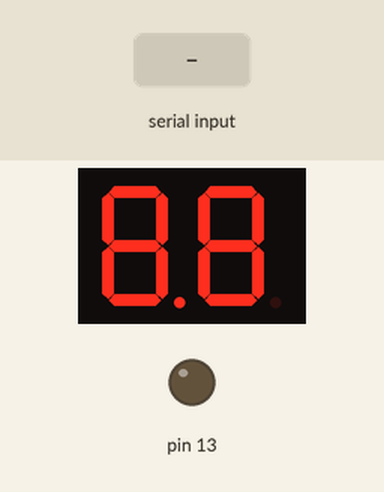
The sketch below on a simulated Arduino Mega 2560, built with avr-gcc and run on an emulated ATmega2560. Shown: 2-digit seven-segment display, output pins drawn as LEDs (lit = HIGH). Wiring (inferred from the names in the program): 2-digit 7-segment display, segments lit when LOW: segments pin 49, pin 48, pin 47, pin 46, pin 45, pin 44, pin 43, pin 42, pin 31, pin 32, pin 33, pin 34, pin 35, pin 36, pin 37. Inputs (shaded band) come from the test bench. Random numbers use the default seed unless the sketch sets one; the segment pins are drawn as the display they are named for; pins used as bus, display or sensor lines are not drawn; what the sketch prints to the serial monitor is not drawn.

Above: at 0.1 s.
At 6.0 s:
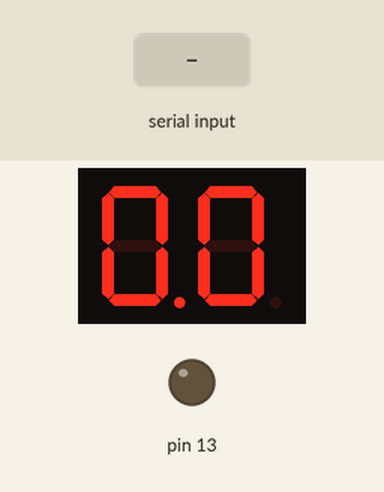
6.1 s: "90,45\n" received over Serial
Timing chart, 0 to 9.1 s (numbered marks = the images above; inputs shaded):
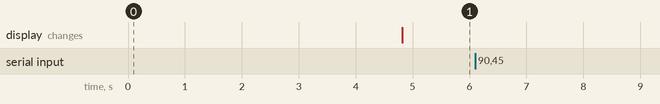

The sketch:

BrainBatsJumbo4.ino
```cpp
#include "GiantLOL.h"

//**************************************************************//
//  Name    : Brain Pong for Arduino/Neurosky Headsets / Charlieplexing                 //
//  Author  : Benjamin Sonntag http://benjamin.sonntag.fr/      //
//  Modified: Matt Mets http://cibomahto.com                    //
//  Modified: David Reeves http://hackmanhattan.com
//  Date    : 28 May 2010                                       //
//  Version : 0.2                                               //
//  Notes   : Uses Charlieplexing library to light up           //
//          : a matrix of 126 LEDs in a 9x14 grid               //
//          : from Jimmie P Rodgers www.jimmieprodgers.com      //
//**************************************************************//

// Modified by David Reeves Apr 2012
// Accepts serial input from pong.py to control Player 2 via MindWave EEG headset
// Elevated attention values (> 50) are required to move the bat


/* ---------------------------------------------------------------------------*/
/** The figures from 0 to 9 encoded in 7 lines of 5 bits :
 */
uint16_t figures[][7] = {
{14,17,17,17,17,17,14},
{4,6,4,4,4,4,14},
{14,17,16,14,1,1,31},
{14,17,16,14,16,17,14},
{8,12,10,9,31,8,8},
{31,1,1,15,16,16,15},
{14,17,1,15,17,17,14},
{31,16,8,8,4,4,4},
{14,17,17,14,17,17,14},
{14,17,17,30,16,16,15},
};


int x,y,dx,dy;
int sh1y,sh2y,s1,s2;

int inByte = 0;               // for serial input

/* ---------------------------------------------------------------------------*/
/* Arduino setup func
 */
void setup() {
  LedSign::Init(DOUBLE_BUFFER);

  x = 3;
  y = 7;
  sh1y=5;
  sh2y=5;
  dx = 1;
  dy = 1;
  s1 = 0;
  s2 = 0;

  Serial.begin(9600);

  randomSeed(analogRead(0));
  drawscores();
}


/* ---------------------------------------------------------------------------*/
/* Arduino main loop
 */
void loop() {
  int ct1,ct2,randommove;


  // The Ball shall bounce on the walls :
  if (x==14 || x==1) {
    dx=-dx;
    // Collision detection
    if (x==1) {
      // check the first ship (left side)
      if (sh1y!=y && sh1y+1!=y) {
        s2++;
        drawscores();
        checkscores();
      }
    } else {
// check the second ship (right side)
      if (sh2y!=y && sh2y+1!=y) {
        s1++;
        drawscores();
        checkscores();
      }
}
  }
  if (y==10 || y==0) dy=-dy;


  // Clear the non-active screen
  LedSign::Clear();

  // Move the BALL :
  x=x+dx;
  y=y+dy;

  // Draw the ball :
  LedSign::Set(x,y,1);

  // Draw the Ship
  LedSign::Set(0, sh1y, 1);
  LedSign::Set(0, sh1y+1, 1);
  LedSign::Set(15, sh2y, 1);
  LedSign::Set(15, sh2y+1, 1);

  // The ships moves when the ball go in their direction. They follow it magically ;) :
  /* This code is too smart, in fact he is perfekt :)
  if (dx<0) {
    if (sh1y>y) {
      sh1y--;
    }
    if (sh1y<y) {
      sh1y++;
    }
  }
  // let's code a dummy one
  */
  // Player 1 (Computer)
  if (dx>0) {
    // the ball goes away from me, let's move randomly
    randommove=random(0,3);
    if (randommove==0) {
      sh1y--;
    }
    if (randommove==1) {
      sh1y++;
    }
  } else {
    if (sh1y>y && (random(0,12)<9 || x<3)) {
      sh1y--;
    }
    if (sh1y<y && (random(0,12)<9 || x<3)) {
      sh1y++;
    }
    if (random(0,8)==0) {
      if (sh1y>y) {
        sh1y++;
      }
      if (sh1y<y) {
        sh1y--;
      }
    }
  }
    // Player 2 (Human connected via EEG headset)
    while (Serial.available() > 0) {
      inByte = Serial.read();
      Serial.print((inByte - 48));
    }

//    inByte = 70;

    if (sh2y>y && (inByte - 48) > 4) {
      sh2y--;
    }
    if (sh2y<y && (inByte - 48) > 4) {
      sh2y++;
    }


  // Human Player
  // 1/4 of the variator is used. If we use it fully, it's too hard to play.
  // To use it fully replace 36 by 146
  //sh2y=analogRead(5)/72;


  // Sanity checks for the ships :
  if (sh1y>9) sh1y=9;
  if (sh2y>9) sh2y=9;
  if (sh1y<0) sh1y=0;
  if (sh2y<0) sh2y=0;

  // swap the screens ;) (sometime we may need this double-buffer algorithm...
  // of course, as of today it's a little bit overkill ...)

  LedSign::Flip();

  // Display the bitmap some times
  delay(400);

  // loop :)
}


/* ---------------------------------------------------------------------------*/
/** Check if a player won !
 * If one of the players won, let's show a funny animation ;)
 */
void checkscores() {
  // TODO : DO the animation ;)
}


/* ---------------------------------------------------------------------------*/
/** Draw the scores in a lovely scrolling :)
 * Use the current active screen brutally ...
 */
void drawscores() {
  int i,j,ps1,ps2,ct2;

  for(ps1=0;ps1<9;ps1++) {
    LedSign::Clear();  // Clear the active screen

    LedSign::Set(7,5,1); // dash between the scores
    LedSign::Set(8,5,1);

    // Fill it with both scores :
    // Left score goes up>down
    i=ps1; j=6;
    while (i>=0 && j>=0) {
      for(uint8_t k = 0; k < 5; k++) {
        LedSign::Set(k+1,i,(figures[s1][j] >> k) & 1 );
      }

      i--; j--;
    }
    // Right score goes down>up
    ps2=10-ps1;
    i=ps2; j=0;
    while (i<=10 && j<=6) {
      for(uint8_t k = 0; k < 5; k++) {
        LedSign::Set(k+10,i,(figures[s2][j] >> k) & 1 );
      }

      i++; j++;
    }

    LedSign::Flip();
    delay(200);
  }

  delay(3000);

  LedSign::Clear(0);

  if (s1==9 || s2==9) {
    for(ps1=0;ps1<3;ps1++) {
      LedSign::Flip();
      delay(300);

      LedSign::Flip();
      delay(600);

    }
    delay(3000);

    s1=0; s2=0;
    drawscores();
  }
}
```

GiantLOL.cpp
```cpp
// (licence header left out)
#define DEBUG 0

#include "Arduino.h"
#include <inttypes.h>
#include <avr/interrupt.h>
#include "GiantLOL.h"


volatile unsigned int LedSign::tcnt2;
LedSign *LedSign::_inst = NULL;

//uint8_t clock_pins[ALL_COLUMNS] = {22, 24, 26, 28, 30, 32, 34, 36, 38, 40, 42, 44, 46, 48};
//uint8_t data_pins[ALL_ROWS] = {23, 25, 27, 29, 31, 33, 39, 41, 43};

uint8_t clock_pins[ALL_COLUMNS] = {52, 50, 48, 46, 44, 42, 40, 38, 36, 34, 32, 30, 28, 26, 24, 22};
uint8_t data_pins[ALL_ROWS] = {53, 51, 49, 47, 45, 43, 37, 35, 33, 31, 29};


/* -----------------------------------------------------------------  */
/** Constructor : Initialize the interrupt code.
 * should be called in setup();
 */

void LedSign::Clock(short col)
{
#if DEBUG
  Serial.print("clocking ");
  Serial.print(col);
  Serial.print(" with pin ");
  Serial.println(clock_pins[col]);
#endif
    delayMicroseconds(1);
    digitalWrite(clock_pins[col], HIGH);
    digitalWrite(clock_pins[col], LOW);
}

LedSign::LedSign()
{
  Serial.println("constructor");
    _inst = this;
    memset(_buffer, 0, COLUMNS * ROWS);
    memset(_dirty, 1, COLUMNS);

    for (uint8_t i=0; i < ALL_ROWS; i++) {
      pinMode(data_pins[i], OUTPUT);
      digitalWrite(data_pins[i], LOW);
    }
    for (uint8_t i=0; i < ALL_COLUMNS; i++) {
      pinMode(clock_pins[i], OUTPUT);
      digitalWrite(clock_pins[i], LOW);
      Clock(i);
    }


return;
}

LedSign::~LedSign() {
    _inst = NULL;
    free(_buffer);
    free(_dirty);
}


/* -----------------------------------------------------------------  */
/** Clear the screen completely
 * @param set if 1 : make all led ON, if not set or 0 : make all led OFF
 */
void LedSign::Clear(int set) {
    if (LedSign::_inst) {
        LedSign::_inst->_Clear(set);
    }
}

static LedSign inst();

void LedSign::Init(uint8_t bufferType) {
  pinMode(13,OUTPUT);
  digitalWrite(13,LOW);
  _inst = new LedSign();
}

void LedSign::_Clear(int set) {
  for(int x=0;x<COLUMNS;x++)
    for(int y=0;y<ROWS;y++)
      Set(x,y,set);
}


/* -----------------------------------------------------------------  */
/** Clear an horizontal line completely
 * @param y is the y coordinate of the line to clear/light [0-8]
 * @param set if 1 : make all led ON, if not set or 0 : make all led OFF
 */
void LedSign::Horizontal(int y, int set) {
  for(int x=0;x<COLUMNS;x++)
      Set(x,y,set);
}


/* -----------------------------------------------------------------  */
/** Clear a vertical line completely
 * @param x is the x coordinate of the line to clear/light [0-13]
 * @param set if 1 : make all led ON, if not set or 0 : make all led OFF
 */
void LedSign::Vertical(int x, int set) {
  for(int y=0;y<ROWS;y++)
      Set(x,y,set);
}


/* -----------------------------------------------------------------  */
/** Set : switch on and off the leds. All the position
 * calculations are done here, so we don't need to do in the
 * interrupt code
 */
void LedSign::Set(uint16_t x, uint16_t y, uint8_t c) {
    if (LedSign::_inst) {
        LedSign::_inst->_Set(x,y,c);
    }
}

void LedSign::_Set(uint16_t x, uint16_t y, uint8_t c)
{
#if DEBUG
  Serial.print("setting ");
  Serial.print(x);
  Serial.print(",");
  Serial.print(y);
  Serial.print(" to ");
  Serial.println(c);
#endif
  if (x >= COLUMNS || y >= ROWS) return;

  uint8_t oldvalue = _buffer[x][y];
  _buffer[x][y] = c;
  _dirty[x] = 1;

  return;
}

void LedSign::Flip(bool d) {
  if (LedSign::_inst) {
    LedSign::_inst->_Flip();
  }
}

void LedSign::_Flip() {
  #if DEBUG
  Serial.println("flip");
  #endif
  for (uint16_t j = 0; j < COLUMNS; j++) {
    if (!_dirty[j]) continue;
    for (uint16_t i = 0; i < ROWS; i++) {
      #if DEBUG
      Serial.print("setting data ");
      Serial.print(i);
      Serial.print(" with pin ");
      Serial.print(data_pins[i]);
      Serial.print(" and data ");
      Serial.println(_buffer[j][i]);
      #endif
      digitalWrite(data_pins[i], _buffer[j][i]);
    }
    Clock(j);
  }
}
```

GiantLOL.h
```cpp
/*
  GiantLOL.h - Library for controlling the charliplexed led board
  from JimmiePRodgers.com
  Created by Alex Wenger, December 30, 2009.
  Released into the public domain.
*/

#ifndef GiantLOL_h
#define GiantLOL_h

#include <inttypes.h>
#include <stdint.h>

#define SINGLE_BUFFER 0
#define DOUBLE_BUFFER 1
#define GRAYSCALE 2
#define SHADES 2

#define ALL_COLUMNS 16
#define ALL_ROWS 11
#define COLUMNS 16
#define ROWS 11


class LedSign
{
    private:
        uint8_t _buffer[COLUMNS][ROWS];
        uint8_t _dirty[COLUMNS];
        uint8_t _dirtycount;
    public:
        static volatile unsigned int tcnt2;
        void _irq();
        static LedSign *_inst;

        LedSign();
        ~LedSign();
        static void Init(uint8_t bufferType);
        void _Set(uint16_t x, uint16_t y, uint8_t c);
        static void Set(uint16_t x, uint16_t y, uint8_t c);
        static void Clear(int set=0);
        void _Clear(int set=0);
        static void Flip(bool d=true);
        void _Flip();
        void Clock(short col);
        static void Horizontal(int y, int set=0);
        static void Vertical(int x, int set=0);
        uint8_t width() const { return COLUMNS; }
        uint8_t height() const { return ROWS; }
};

#endif
```
